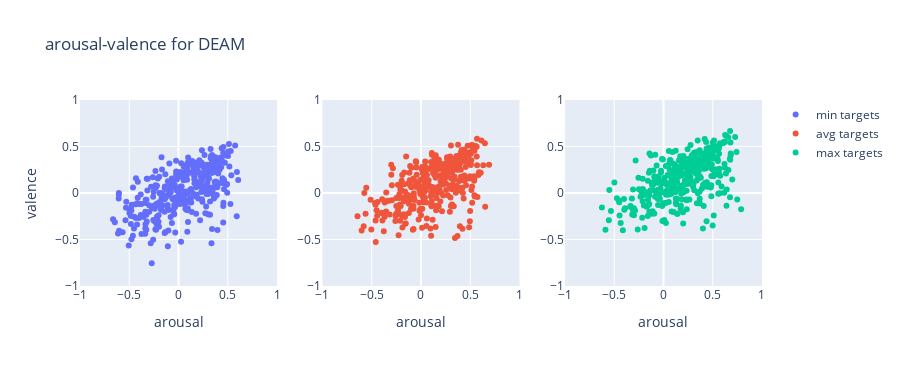

Notebook source saved alongside this figure:
### Code cell
plot_deam_dataset()

### Figure 1 — Plotly figure (JSON) as saved in the notebook; plotly's stock layout.template omitted (floating-point values rounded to 4 significant figures; data arrays with more than 128 entries replaced by an {"elided": "..."} marker saying what was removed)
{"data": [{"mode": "markers", "name": "min targets", "type": "scatter", "x": {"elided": "356 float values"}, "xaxis": "x", "y": {"elided": "356 float values"}, "yaxis": "y"}, {"mode": "markers", "name": "avg targets", "type": "scatter", "x": {"elided": "356 float values"}, "xaxis": "x2", "y": {"elided": "356 float values"}, "yaxis": "y2"}, {"mode": "markers", "name": "max targets", "type": "scatter", "x": {"elided": "356 float values"}, "xaxis": "x3", "y": {"elided": "356 float values"}, "yaxis": "y3"}], "layout": {"height": 366, "title": {"text": "arousal-valence for DEAM"}, "width": 900, "xaxis": {"anchor": "y", "domain": [0, 0.2889], "range": [-1, 1], "title": {"text": "arousal"}}, "xaxis2": {"anchor": "y2", "domain": [0.3556, 0.6444], "range": [-1, 1], "title": {"text": "arousal"}}, "xaxis3": {"anchor": "y3", "domain": [0.7111, 1], "range": [-1, 1], "title": {"text": "arousal"}}, "yaxis": {"anchor": "x", "domain": [0, 1], "range": [-1, 1], "title": {"text": "valence"}}, "yaxis2": {"anchor": "x2", "domain": [0, 1], "range": [-1, 1]}, "yaxis3": {"anchor": "x3", "domain": [0, 1], "range": [-1, 1]}}}
